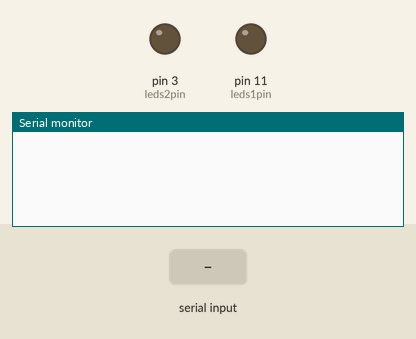
A sketch run on a simulated Arduino Uno, built with avr-gcc and run on an emulated ATmega328P. Parts: output pins drawn as LEDs (lit = HIGH), the last lines printed to the serial monitor. Inputs (shaded band) come from the test bench.

Above: at 1.2 s.
1.3 s: "90,45\n" received over the second serial link
At 2.0 s:
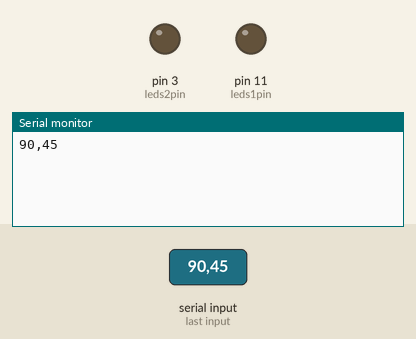
2.8 s: "5\n" received over the second serial link
At 3.2 s:
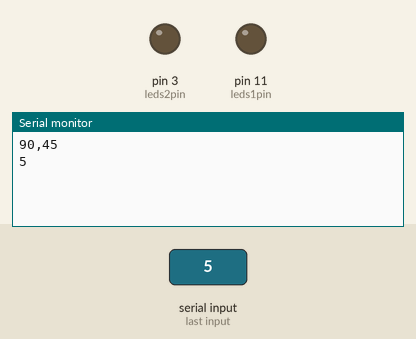

The sketch:

SoftwareSerial_test_PartB.ino
```cpp
/*
  This example program can be used to test the "SoftwareSerialWithHalfDuplex" library, adapted from the SoftwareSerial library.
  The value of half-duplex is that one pin can be used for both transmitting and receiving data.
  Also many devices can be daisy-chained to the same line. RS485 still commonly uses half-duplex.

  By default the library works the same as the SoftwareSerial library, but by adding a couple of additional arguments
  it can be configured for half-duplex. In that case, the transmit pin is set by default to an input, with the pull-up set.
  When transmitting the pin temporarily switches to an output until the byte is sent, then flips back to input. When a module is
  receiving it should not be able to transmit, and vice-versa. This library probably won't work as is if you need inverted-logic.

  To use this test example, upload SoftwareSerialWithHalfDuplex_test_partA to as many arduinos as you like. Be sure to change
  "myID" for each arduino loaded with partA. Upload SoftwareSerialWithHalfDuplex_test_partB to a different arduino. All arduinos
  should be connected to each other by the same communications pin, and by ground. Open up the serial monitor pointing to partB.
  When you type in the id number of one of the devices it should respond.

  This is a first draft of the library and test programs. It appears to work, but has only been tested on a limited basis,
  and hasn't yet been tested with any native half-duplex devices (like the bioloid ax12 robot servo).
  Seems fairly reliable up to 57600 baud. As with all serial neither error checking, nor addressing are implemented,
  so it is likely that you will need to do this yourself. Also, you can make use of other protocols such as i2c.
  I am looking for any feedback, advice and help at this stage.
  Contact me at n.stedman@steddyrobots.com or on the arduino forums.
*/


#include <SoftwareSerial.h>

#define rx A1
#define tx A0
#define coil1 6
#define coil2 5
#define leds1pin 11
#define leds2pin 3

#define MAX_COUNTER 1000; //4294967295;
unsigned long counter = MAX_COUNTER;
boolean coilEnabled = false;

// add arguments of false (for inverse_logic?), false (for full-duplex?) for half duplex.
// you can then use the same pin for both transmit and receive.
SoftwareSerial debugPort(rx, tx);

void setup(){
  debugPort.begin(9600);         // to connect with other devices
  Serial.begin(9600);            // to see who's connected
  // pinMode(rx, INPUT_PULLUP);

  pinMode(leds1pin, OUTPUT);
  pinMode(leds2pin, OUTPUT);
  digitalWrite(leds1pin, LOW);
  digitalWrite(leds2pin, LOW);
}

void loop(){
  if( debugPort.available() ){
    char c = debugPort.read();
    Serial.write(c);
  }
  if( Serial.available()){
    counter = MAX_COUNTER;
    int i = int(Serial.read())-48;
    debugPort.write(i);
  }
  if(counter > 0) {
    updateCoil(true);
  } else {
    updateCoil(false);
  }
  if(counter > 0) counter --;
}

void updateCoil(boolean enable) {
  if(enable != coilEnabled) {
    digitalWrite(coil1, enable? HIGH : LOW);
    coilEnabled = enable;
  }
}
```

Measured:
- after the input at 1.3 s, the serial monitor: prints a new line at once (image 1)
- after the input at 2.8 s, the serial monitor: prints a new line at once (image 2)
